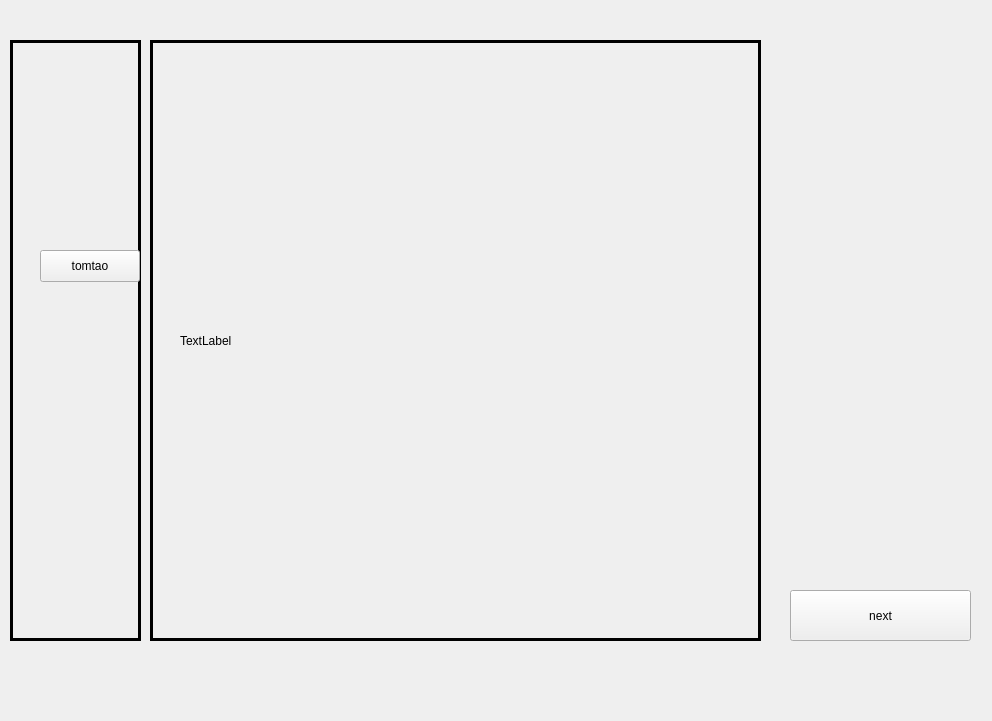
<?xml version="1.0" encoding="UTF-8"?>
<ui version="4.0">
 <class>s3Cooking</class>
 <widget class="QWidget" name="s3Cooking">
  <property name="geometry">
   <rect>
    <x>0</x>
    <y>0</y>
    <width>992</width>
    <height>721</height>
   </rect>
  </property>
  <property name="windowTitle">
   <string>Form</string>
  </property>
  <widget class="QFrame" name="frame_2">
   <property name="geometry">
    <rect>
     <x>150</x>
     <y>40</y>
     <width>611</width>
     <height>601</height>
    </rect>
   </property>
   <property name="frameShape">
    <enum>QFrame::Panel</enum>
   </property>
   <property name="frameShadow">
    <enum>QFrame::Plain</enum>
   </property>
   <property name="lineWidth">
    <number>3</number>
   </property>
   <widget class="QLabel" name="backgoundImage">
    <property name="geometry">
     <rect>
      <x>30</x>
      <y>20</y>
      <width>551</width>
      <height>561</height>
     </rect>
    </property>
    <property name="text">
     <string>TextLabel</string>
    </property>
   </widget>
   <widget class="simulations" name="widget" native="true">
    <property name="geometry">
     <rect>
      <x>-30</x>
      <y>-30</y>
      <width>631</width>
      <height>521</height>
     </rect>
    </property>
   </widget>
  </widget>
  <widget class="QFrame" name="frame">
   <property name="geometry">
    <rect>
     <x>10</x>
     <y>40</y>
     <width>131</width>
     <height>601</height>
    </rect>
   </property>
   <property name="frameShape">
    <enum>QFrame::Panel</enum>
   </property>
   <property name="frameShadow">
    <enum>QFrame::Plain</enum>
   </property>
   <property name="lineWidth">
    <number>3</number>
   </property>
   <widget class="QPushButton" name="tomato">
    <property name="geometry">
     <rect>
      <x>30</x>
      <y>210</y>
      <width>100</width>
      <height>32</height>
     </rect>
    </property>
    <property name="text">
     <string>tomtao</string>
    </property>
   </widget>
  </widget>
  <widget class="QPushButton" name="nextBtn">
   <property name="geometry">
    <rect>
     <x>790</x>
     <y>590</y>
     <width>181</width>
     <height>51</height>
    </rect>
   </property>
   <property name="text">
    <string>next</string>
   </property>
  </widget>
 </widget>
 <customwidgets>
  <customwidget>
   <class>simulations</class>
   <extends>QWidget</extends>
   <header location="global">simulations.h</header>
   <container>1</container>
  </customwidget>
 </customwidgets>
 <resources/>
 <connections/>
</ui>
